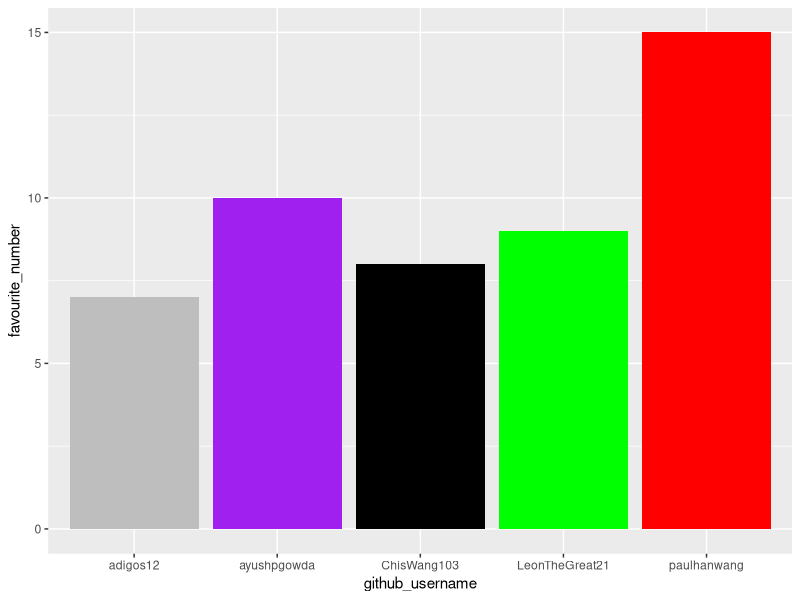
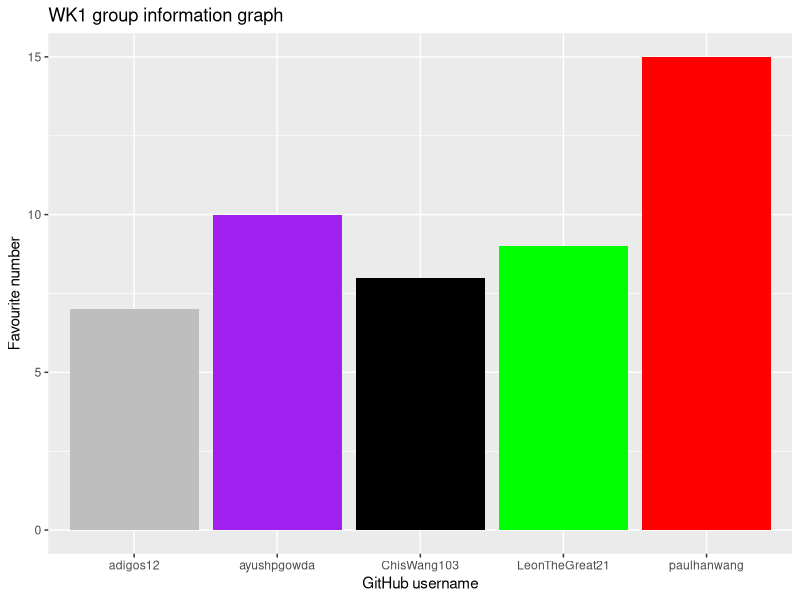
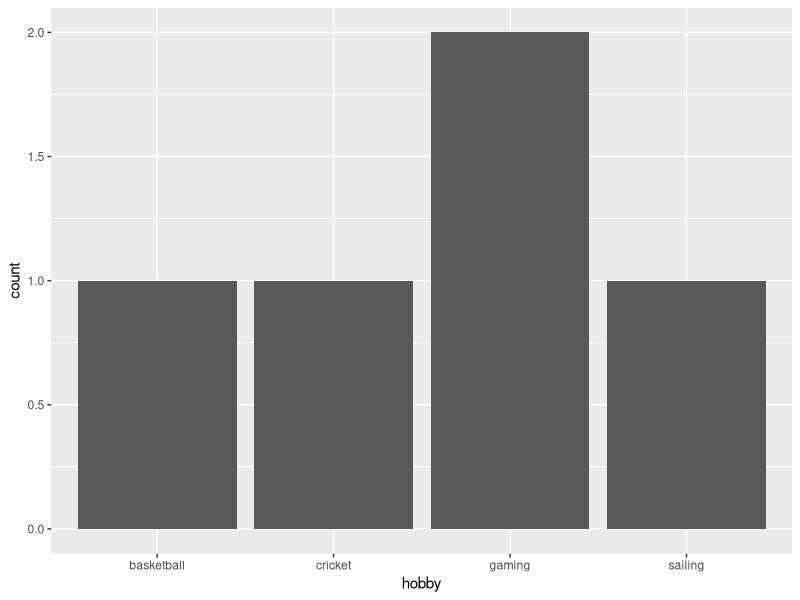

These charts were generated, in order, by the following R code:
## ---- chunk 1
library(tidyverse) 
## ---- chunk 2
team_data <- tibble(
  name = c("Ayush", "Addison", "Chris", 
           "Paul W", "Adi"),
  github_username = c("ayushpgowda", "LeonTheGreat21", "ChisWang103", 
                      "paulhanwang", "adigos12"), 
  colour = c("purple", "green", "black", 
             "red", "grey"),
  hobby = c("cricket", "gaming", "gaming", 
            "sailing", "basketball"),
  favourite_number = c(10, 9, 8, 15, 7)
  )

team_data
## ---- chunk 3
p1 <- ggplot(data = team_data, 
             mapping = aes(x = github_username, 
                           y = favourite_number,
                           fill = colour), 
             ) +
   geom_col() +
   scale_fill_identity()
p1
## ---- chunk 4
p1 + labs(x = "GitHub username", 
          y = "Favourite number",
          title = "WK1 group information graph")
## ---- chunk 5
p2 <- ggplot(team_data, aes(x = hobby)) +
  geom_bar()
p2
